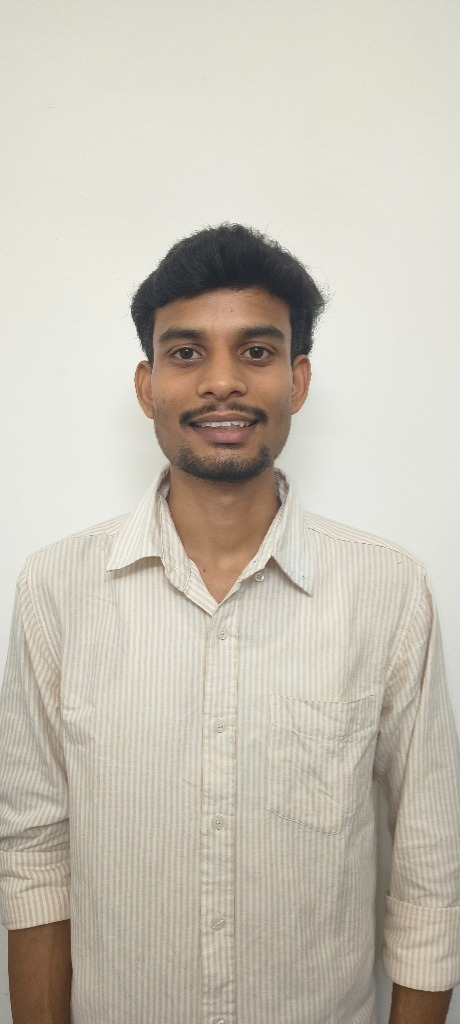
#> input picture assets/profile.jpg, 460 x 1024 px
$ python generate_video.py
#> lines starting #> are read from the running program, lines starting #| are printed output that depends on the picture; after the words box and inside, x2 and y2 are one past the last pixel; in counts of white or black regions, pixels touching at a corner belong together
import cv2
import numpy as np
from PIL import Image, ImageDraw, ImageFont, ImageOps
import math
import os

width, height = 800, 600
fps = 30
duration = 6.0
total_frames = int(fps * duration)

fourcc = cv2.VideoWriter_fourcc(*'mp4v')
video_path = 'assets/ai-greeting.mp4'
out = cv2.VideoWriter(video_path, fourcc, float(fps), (width, height))

def get_font(size):
#> called with size = 26
    font_paths = [
        "C:/Windows/Fonts/arialbd.ttf",
        "C:/Windows/Fonts/segoeui.ttf",
        "C:/Windows/Fonts/consola.ttf",
        "C:/Windows/Fonts/arial.ttf"
    ]
    for p in font_paths:
        if os.path.exists(p):
            try:
                return ImageFont.truetype(p, size)
            except:
                pass
    return ImageFont.load_default()

title_font = get_font(26)
sub_font = get_font(19)
small_font = get_font(14)
quote_font = get_font(21)

# Load and prepare Sreekanth's profile image
profile_orig = Image.open('assets/profile.jpg').convert('RGB')
#> profile_orig is the input picture: PIL image 460x1024 RGB; mean R, G, B 198.7, 192.9, 180.4
core_diameter = 160
# Make circular crop
mask = Image.new('L', (core_diameter, core_diameter), 0)
#> mask: PIL image 160x160 L; every value is 0
mask_draw = ImageDraw.Draw(mask)
mask_draw.ellipse((0, 0, core_diameter, core_diameter), fill=255)

# Fit profile to square
min_side = min(profile_orig.size)
#> min_side = 460
crop_x = (profile_orig.width - min_side) // 2
#> crop_x = 0
crop_y = int(profile_orig.height * 0.05) # focus slightly toward face
#> crop_y = 51
cropped_sq = profile_orig.crop((crop_x, crop_y, crop_x + min_side, crop_y + min_side))
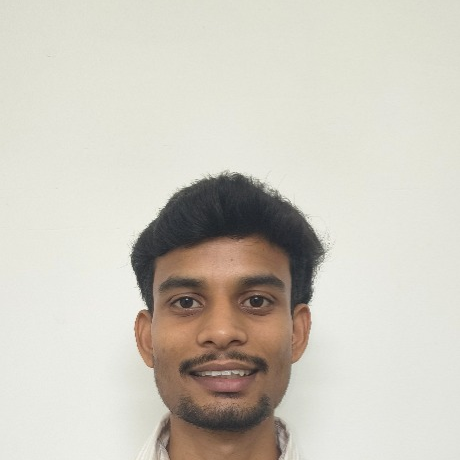
#> cropped_sq: PIL image 460x460 RGB; mean R, G, B 206.2, 201.9, 191.6
resized_avatar = cropped_sq.resize((core_diameter, core_diameter), Image.Resampling.LANCZOS)
circle_avatar = Image.new('RGBA', (core_diameter, core_diameter), (0, 0, 0, 0))
#> circle_avatar: PIL image 160x160 RGBA; every value is 0
circle_avatar.paste(resized_avatar, (0, 0))
circle_avatar.putalpha(mask)
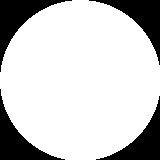
#> mask: PIL image 160x160 L; 79.2% white; 4 black regions, box (x1, y1, x2, y2) and area: (0, 0, 72, 72) 1400, (89, 0, 160, 65) 1328, (0, 89, 65, 160) 1328, (96, 96, 160, 160) 1257
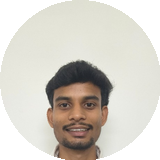
#> circle_avatar: PIL image 160x160 RGBA; mean R, G, B, A 206.2, 201.9, 191.6, 202.1; transparent parts drawn white

cx, cy = width // 2, 205

for frame_idx in range(total_frames):
    t = frame_idx / fps

    img = Image.new('RGB', (width, height), color=(7, 11, 20))
    draw = ImageDraw.Draw(img)

    # Ambient radial pulses
    pulse = 0.85 + 0.15 * math.sin(t * 3.5)
    glow_radius = int(145 * pulse)

    # Concentric glowing rings
    for r in range(glow_radius, 85, -15):
        alpha = int(40 * (1 - r / glow_radius))
        draw.ellipse([cx - r, cy - r, cx + r, cy + r], outline=(0, 210, 255), width=1)

    # Rotating HUD tick marks
    angle_offset = t * 45.0
    for deg in range(0, 360, 20):
        rad = math.radians(deg + angle_offset)
        r1 = 98
        r2 = 108 if deg % 40 == 0 else 103
        x1 = cx + r1 * math.cos(rad)
        y1 = cy + r1 * math.sin(rad)
        x2 = cx + r2 * math.cos(rad)
        y2 = cy + r2 * math.sin(rad)
        draw.line([x1, y1, x2, y2], fill=(0, 245, 212), width=2 if deg % 40 == 0 else 1)

    # Counter-rotating outer ring
    angle_offset2 = -t * 25.0
    for deg in range(0, 360, 10):
        if (deg // 10) % 2 == 0:
            rad1 = math.radians(deg + angle_offset2)
            rad2 = math.radians(deg + 6 + angle_offset2)
            x1 = cx + 118 * math.cos(rad1)
            y1 = cy + 118 * math.sin(rad1)
            x2 = cx + 118 * math.cos(rad2)
            y2 = cy + 118 * math.sin(rad2)
            draw.line([x1, y1, x2, y2], fill=(139, 92, 246), width=2)

    # Paste circular real avatar of Sreekanth
    avatar_x = cx - core_diameter // 2
    avatar_y = cy - core_diameter // 2
    img.paste(circle_avatar, (avatar_x, avatar_y), circle_avatar)

    # Glowing ring border around avatar
    draw.ellipse([avatar_x - 3, avatar_y - 3, avatar_x + core_diameter + 3, avatar_y + core_diameter + 3], outline=(0, 210, 255), width=3)

    # Soundwave bars below avatar
    num_bars = 28
    bar_width = 5
    bar_gap = 4
    total_bars_w = num_bars * (bar_width + bar_gap)
    start_x = cx - total_bars_w // 2
    bars_y = cy + 95
    for b in range(num_bars):
        freq = (b + 1) * 1.6
        h_bar = int(10 + 26 * abs(math.sin(t * 6.0 + freq)) * pulse)
        bx = start_x + b * (bar_width + bar_gap)
        by1 = bars_y - h_bar // 2
        by2 = bars_y + h_bar // 2

        r_col = int(0 + 139 * (b / num_bars))
        g_col = int(245 - 130 * (b / num_bars))
        b_col = 255
        draw.rounded_rectangle([bx, by1, bx + bar_width, by2], radius=2, fill=(r_col, g_col, b_col))

    # AI Status Pill at top
    status_w = 210
    draw.rounded_rectangle([cx - status_w//2, 26, cx + status_w//2, 54], radius=14, fill=(15, 23, 42), outline=(0, 210, 255), width=1)
    draw.ellipse([cx - status_w//2 + 14, 36, cx - status_w//2 + 22, 44], fill=(0, 245, 212))
    draw.text((cx - status_w//2 + 30, 33), "AI GREETING SYSTEM", font=small_font, fill=(200, 230, 255))

    # Name Title
    name_text = "SREEKANTH DAMODAR"
    bbox = draw.textbbox((0, 0), name_text, font=title_font)
    tw = bbox[2] - bbox[0]
    draw.text((cx - tw//2, 365), name_text, font=title_font, fill=(255, 255, 255))

    # Role Subtitle
    role_text = "Python Full Stack Developer  |  AI & ML Specialist"
    bbox_role = draw.textbbox((0, 0), role_text, font=sub_font)
    rw = bbox_role[2] - bbox_role[0]
    draw.text((cx - rw//2, 402), role_text, font=sub_font, fill=(0, 210, 255))

    # Speech Bubble Card
    dialog_box = [cx - 330, 448, cx + 330, 528]
    draw.rounded_rectangle(dialog_box, radius=12, fill=(13, 21, 38), outline=(139, 92, 246), width=1)

    quote_full = "\"Hi, I'm Sreekanth Damodar. Welcome to my portfolio!\""
    chars_to_show = min(len(quote_full), int(t * 18))
    displayed_quote = quote_full[:chars_to_show]
    if int(t * 3) % 2 == 0 and chars_to_show < len(quote_full):
        displayed_quote += "_"

    bbox_q = draw.textbbox((0, 0), displayed_quote, font=quote_font)
    qw = bbox_q[2] - bbox_q[0]
    draw.text((cx - qw//2, 475), displayed_quote, font=quote_font, fill=(240, 245, 255))

    frame_np = np.array(img)
    frame_bgr = cv2.cvtColor(frame_np, cv2.COLOR_RGB2BGR)
    out.write(frame_bgr)

    if frame_idx == int(fps * 2.8):
        img.save('assets/ai-greeting-poster.jpg', quality=95)
#> this loop made 180 passes
#> (bbox_q, qw) on passes 1 to 3: ((0, 10, 5, 11), 5), ((0, 10, 5, 11), 5), ((0, 2, 8, 11), 8)
#> pass 1, `img = Image.new('RGB', (width, height), color=(7, 11, 20))`:
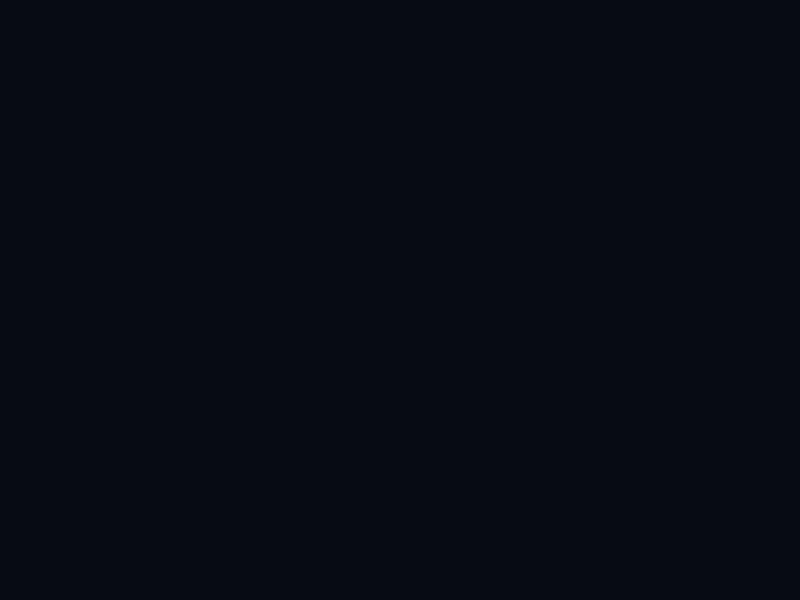
#> img: PIL image 800x600 RGB; mean R, G, B 7, 11, 20
#> pass 1, `frame_np = np.array(img)`:
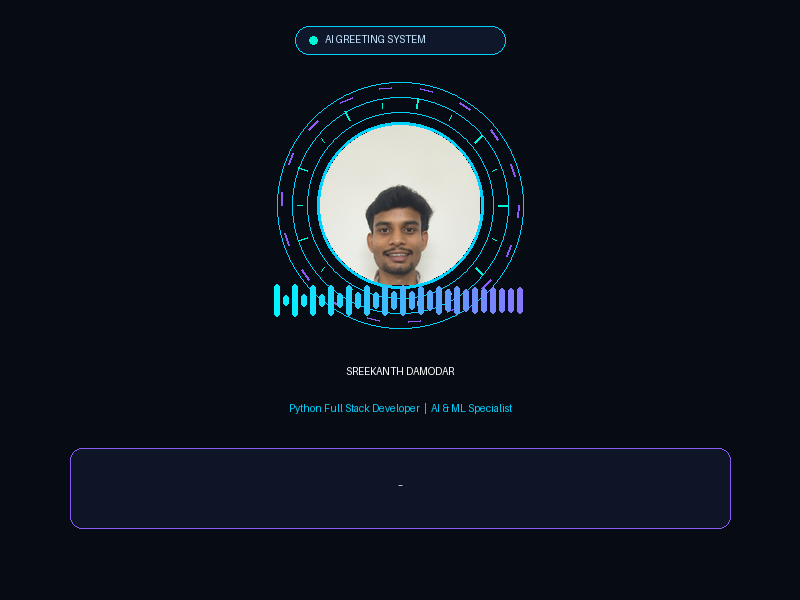
#> frame_np: shape (600, 800, 3); mean R, G, B 17.1, 23.7, 34.2
#> after the loop:
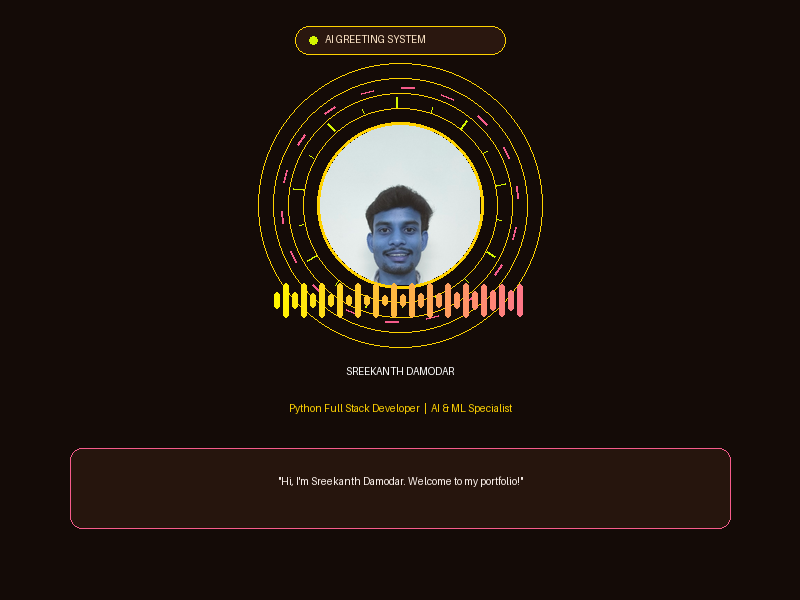
#> frame_bgr: shape (600, 800, 3); mean R, G, B 34.9, 24.3, 17.4
#> after the loop:
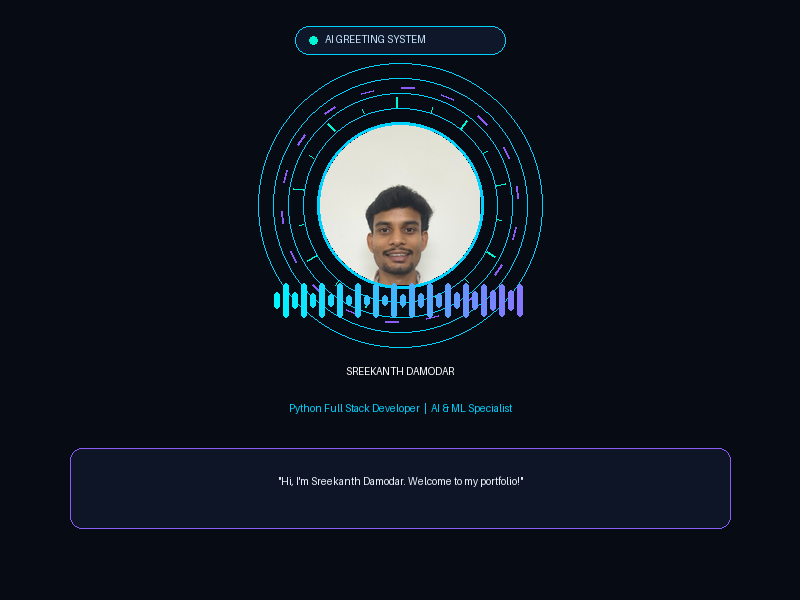
#> frame_np: shape (600, 800, 3); mean R, G, B 17.4, 24.3, 34.9

out.release()
print('Regenerated AI greeting video and poster with Sreekanth Damodar portrait successfully!')
